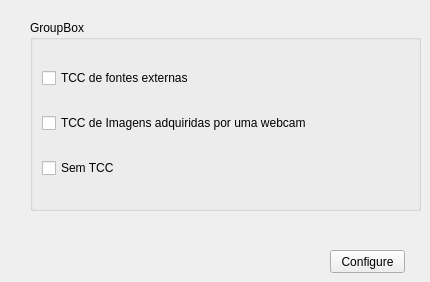
              <widget class="QWidget" name="page_16">
               <widget class="QGroupBox" name="groupBox_6">
                <property name="geometry">
                 <rect>
                  <x>30</x>
                  <y>20</y>
                  <width>391</width>
                  <height>191</height>
                 </rect>
                </property>
                <property name="title">
                 <string>GroupBox</string>
                </property>
                <layout class="QVBoxLayout" name="verticalLayout_5">
                 <item>
                  <widget class="QCheckBox" name="checkBox_2">
                   <property name="text">
                    <string>TCC de fontes externas</string>
                   </property>
                  </widget>
                 </item>
                 <item>
                  <widget class="QCheckBox" name="checkBox_3">
                   <property name="text">
                    <string>TCC de Imagens adquiridas por uma webcam</string>
                   </property>
                  </widget>
                 </item>
                 <item>
                  <widget class="QCheckBox" name="checkBox_4">
                   <property name="text">
                    <string>Sem TCC</string>
                   </property>
                  </widget>
                 </item>
                </layout>
               </widget>
               <widget class="QPushButton" name="pushButton_3">
                <property name="geometry">
                 <rect>
                  <x>330</x>
                  <y>250</y>
                  <width>75</width>
                  <height>23</height>
                 </rect>
                </property>
                <property name="text">
                 <string>Configure</string>
                </property>
               </widget>
              </widget>
